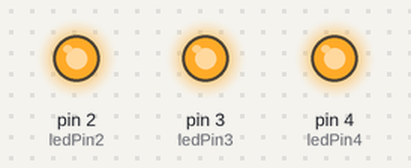
Bench run of a sketch on a simulated Arduino Uno, built with avr-gcc and run on an emulated ATmega328P. Shown: output pins drawn as LEDs (lit = HIGH).

Above: at 0.06 s.
At 0.31 s:
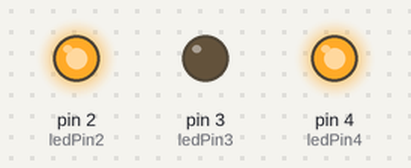
At 0.68 s:
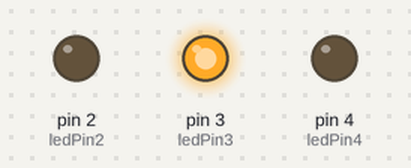
At 1.43 s:
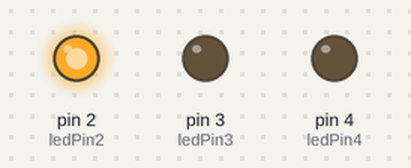
At 2.18 s:
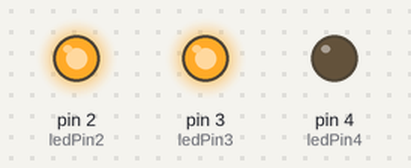
At 2.81 s:
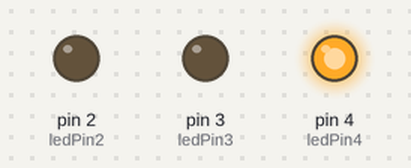
Timing chart, 0 to 3.1 s (numbered marks = the images above):
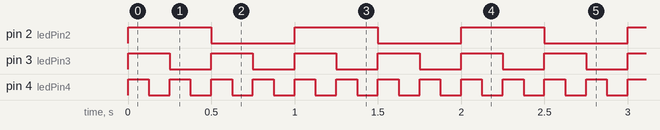

Measured:
- by itself, pin 2 (ledPin2): alternates HIGH for 0.50 s and LOW for 0.50 s
- by itself, pin 3 (ledPin3): alternates HIGH for 0.25 s and LOW for 0.25 s
- by itself, pin 4 (ledPin4): alternates HIGH for 0.13 s and LOW for 0.13 s

The sketch:

activity_1.ino
```cpp
int ledPin4 = 4;
int ledPin2 = 2;
int ledPin3 = 3;

void setup() {
  // put your setup code here, to run once:
  pinMode(ledPin2, OUTPUT);
  pinMode(ledPin3, OUTPUT);
  pinMode(ledPin4, OUTPUT);
}

void loop() {
  // put your main code here, to run repeatedly:
  digitalWrite(ledPin4, HIGH);//frequency of 4 Hz
  digitalWrite(ledPin3, HIGH);//frequency of 2 Hz
  digitalWrite(ledPin2, HIGH);//frequency of 1 Hz
  delay(125);
  digitalWrite(ledPin4, LOW);
  delay(125);
  digitalWrite(ledPin4, HIGH);
  digitalWrite(ledPin3, LOW);
  delay(125);
  digitalWrite(ledPin4, LOW);
  delay(125);
  digitalWrite(ledPin4, HIGH);
  digitalWrite(ledPin3, HIGH);
  digitalWrite(ledPin2, LOW);
  delay(125);
  digitalWrite(ledPin4, LOW);
  delay(125);
  digitalWrite(ledPin3, LOW);
  digitalWrite(ledPin4, HIGH);
  delay(125);
  digitalWrite(ledPin4, LOW);
  delay(125);
}
```
